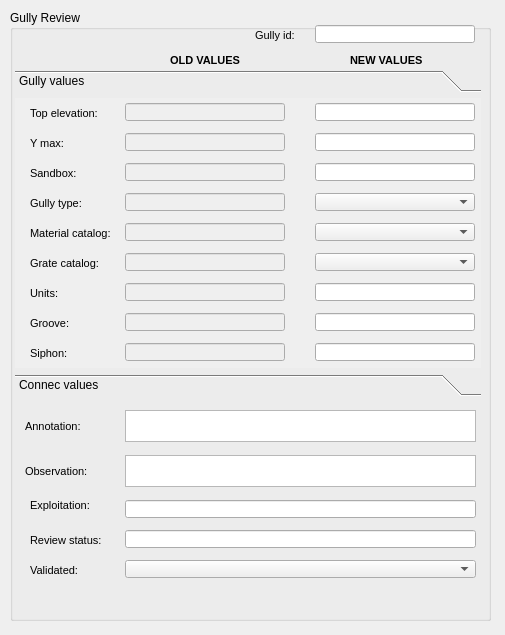
<?xml version="1.0" encoding="UTF-8"?>
<ui version="4.0">
 <class>review_audit_connec</class>
 <widget class="QDialog" name="review_audit_connec">
  <property name="geometry">
   <rect>
    <x>0</x>
    <y>0</y>
    <width>505</width>
    <height>635</height>
   </rect>
  </property>
  <property name="windowTitle">
   <string>Review audit gully</string>
  </property>
  <widget class="QGroupBox" name="groupBox">
   <property name="geometry">
    <rect>
     <x>10</x>
     <y>10</y>
     <width>481</width>
     <height>611</height>
    </rect>
   </property>
   <property name="title">
    <string>Gully Review</string>
   </property>
   <widget class="QLineEdit" name="gully_id">
    <property name="enabled">
     <bool>true</bool>
    </property>
    <property name="geometry">
     <rect>
      <x>305</x>
      <y>15</y>
      <width>160</width>
      <height>18</height>
     </rect>
    </property>
    <property name="font">
     <font>
      <family>Arial</family>
      <italic>false</italic>
     </font>
    </property>
    <property name="text">
     <string/>
    </property>
    <property name="maxLength">
     <number>500</number>
    </property>
    <property name="echoMode">
     <enum>QLineEdit::Normal</enum>
    </property>
   </widget>
   <widget class="QLabel" name="id_label">
    <property name="geometry">
     <rect>
      <x>245</x>
      <y>15</y>
      <width>61</width>
      <height>21</height>
     </rect>
    </property>
    <property name="font">
     <font>
      <family>Arial</family>
      <pointsize>8</pointsize>
      <weight>50</weight>
      <bold>false</bold>
     </font>
    </property>
    <property name="text">
     <string>Gully id:</string>
    </property>
   </widget>
   <widget class="QLabel" name="old_values">
    <property name="geometry">
     <rect>
      <x>160</x>
      <y>40</y>
      <width>91</width>
      <height>21</height>
     </rect>
    </property>
    <property name="font">
     <font>
      <family>Arial</family>
      <pointsize>8</pointsize>
      <weight>75</weight>
      <bold>true</bold>
     </font>
    </property>
    <property name="text">
     <string>OLD VALUES</string>
    </property>
   </widget>
   <widget class="QLabel" name="new_values">
    <property name="geometry">
     <rect>
      <x>340</x>
      <y>40</y>
      <width>91</width>
      <height>21</height>
     </rect>
    </property>
    <property name="font">
     <font>
      <family>Arial</family>
      <pointsize>8</pointsize>
      <weight>75</weight>
      <bold>true</bold>
     </font>
    </property>
    <property name="text">
     <string>NEW VALUES</string>
    </property>
   </widget>
   <widget class="QLabel" name="label_annotation">
    <property name="geometry">
     <rect>
      <x>15</x>
      <y>405</y>
      <width>91</width>
      <height>22</height>
     </rect>
    </property>
    <property name="font">
     <font>
      <pointsize>8</pointsize>
     </font>
    </property>
    <property name="frameShape">
     <enum>QFrame::NoFrame</enum>
    </property>
    <property name="frameShadow">
     <enum>QFrame::Plain</enum>
    </property>
    <property name="text">
     <string>Annotation:</string>
    </property>
    <property name="textFormat">
     <enum>Qt::AutoText</enum>
    </property>
    <property name="scaledContents">
     <bool>false</bool>
    </property>
    <property name="alignment">
     <set>Qt::AlignLeading|Qt::AlignLeft|Qt::AlignVCenter</set>
    </property>
    <property name="margin">
     <number>3</number>
    </property>
   </widget>
   <widget class="QTextEdit" name="annotation">
    <property name="geometry">
     <rect>
      <x>115</x>
      <y>400</y>
      <width>351</width>
      <height>32</height>
     </rect>
    </property>
    <property name="frameShape">
     <enum>QFrame::StyledPanel</enum>
    </property>
    <property name="frameShadow">
     <enum>QFrame::Raised</enum>
    </property>
   </widget>
   <widget class="QLabel" name="label_observ">
    <property name="geometry">
     <rect>
      <x>15</x>
      <y>450</y>
      <width>90</width>
      <height>22</height>
     </rect>
    </property>
    <property name="font">
     <font>
      <pointsize>8</pointsize>
     </font>
    </property>
    <property name="frameShape">
     <enum>QFrame::NoFrame</enum>
    </property>
    <property name="frameShadow">
     <enum>QFrame::Plain</enum>
    </property>
    <property name="text">
     <string>Observation:</string>
    </property>
    <property name="textFormat">
     <enum>Qt::AutoText</enum>
    </property>
    <property name="scaledContents">
     <bool>false</bool>
    </property>
    <property name="alignment">
     <set>Qt::AlignLeading|Qt::AlignLeft|Qt::AlignVCenter</set>
    </property>
    <property name="margin">
     <number>3</number>
    </property>
   </widget>
   <widget class="QTextEdit" name="observ">
    <property name="geometry">
     <rect>
      <x>115</x>
      <y>445</y>
      <width>351</width>
      <height>32</height>
     </rect>
    </property>
   </widget>
   <widget class="QLabel" name="label_exploitation">
    <property name="geometry">
     <rect>
      <x>20</x>
      <y>485</y>
      <width>71</width>
      <height>21</height>
     </rect>
    </property>
    <property name="font">
     <font>
      <family>Arial</family>
      <pointsize>8</pointsize>
      <weight>50</weight>
      <bold>false</bold>
     </font>
    </property>
    <property name="text">
     <string>Exploitation: </string>
    </property>
   </widget>
   <widget class="QToolBox" name="toolBox">
    <property name="geometry">
     <rect>
      <x>5</x>
      <y>60</y>
      <width>466</width>
      <height>326</height>
     </rect>
    </property>
    <property name="currentIndex">
     <number>0</number>
    </property>
    <widget class="QWidget" name="page">
     <property name="geometry">
      <rect>
       <x>0</x>
       <y>0</y>
       <width>466</width>
       <height>272</height>
      </rect>
     </property>
     <attribute name="label">
      <string>Gully values</string>
     </attribute>
     <widget class="QLineEdit" name="new_sandbox">
      <property name="geometry">
       <rect>
        <x>300</x>
        <y>65</y>
        <width>160</width>
        <height>18</height>
       </rect>
      </property>
      <property name="styleSheet">
       <string notr="true"/>
      </property>
     </widget>
     <widget class="QLineEdit" name="old_groove">
      <property name="enabled">
       <bool>false</bool>
      </property>
      <property name="geometry">
       <rect>
        <x>110</x>
        <y>215</y>
        <width>160</width>
        <height>18</height>
       </rect>
      </property>
      <property name="styleSheet">
       <string notr="true"/>
      </property>
     </widget>
     <widget class="QLabel" name="label_ymax">
      <property name="geometry">
       <rect>
        <x>15</x>
        <y>35</y>
        <width>81</width>
        <height>21</height>
       </rect>
      </property>
      <property name="font">
       <font>
        <family>Arial</family>
        <pointsize>8</pointsize>
        <weight>50</weight>
        <bold>false</bold>
       </font>
      </property>
      <property name="text">
       <string>Y max:</string>
      </property>
     </widget>
     <widget class="QLineEdit" name="old_ymax">
      <property name="enabled">
       <bool>false</bool>
      </property>
      <property name="geometry">
       <rect>
        <x>110</x>
        <y>35</y>
        <width>160</width>
        <height>18</height>
       </rect>
      </property>
      <property name="styleSheet">
       <string notr="true"/>
      </property>
     </widget>
     <widget class="QLineEdit" name="old_units">
      <property name="enabled">
       <bool>false</bool>
      </property>
      <property name="geometry">
       <rect>
        <x>110</x>
        <y>185</y>
        <width>160</width>
        <height>18</height>
       </rect>
      </property>
      <property name="styleSheet">
       <string notr="true"/>
      </property>
     </widget>
     <widget class="QLabel" name="label_groove">
      <property name="geometry">
       <rect>
        <x>15</x>
        <y>215</y>
        <width>91</width>
        <height>21</height>
       </rect>
      </property>
      <property name="font">
       <font>
        <family>Arial</family>
        <pointsize>8</pointsize>
        <weight>50</weight>
        <bold>false</bold>
       </font>
      </property>
      <property name="text">
       <string>Groove:</string>
      </property>
     </widget>
     <widget class="QLineEdit" name="old_top_elev">
      <property name="enabled">
       <bool>false</bool>
      </property>
      <property name="geometry">
       <rect>
        <x>110</x>
        <y>5</y>
        <width>160</width>
        <height>18</height>
       </rect>
      </property>
      <property name="styleSheet">
       <string notr="true"/>
      </property>
     </widget>
     <widget class="QComboBox" name="new_matcat_id">
      <property name="geometry">
       <rect>
        <x>300</x>
        <y>125</y>
        <width>160</width>
        <height>18</height>
       </rect>
      </property>
      <property name="frame">
       <bool>true</bool>
      </property>
     </widget>
     <widget class="QLineEdit" name="new_groove">
      <property name="geometry">
       <rect>
        <x>300</x>
        <y>215</y>
        <width>160</width>
        <height>18</height>
       </rect>
      </property>
      <property name="styleSheet">
       <string notr="true"/>
      </property>
     </widget>
     <widget class="QLabel" name="label_gully_type">
      <property name="geometry">
       <rect>
        <x>15</x>
        <y>95</y>
        <width>91</width>
        <height>21</height>
       </rect>
      </property>
      <property name="font">
       <font>
        <family>Arial</family>
        <pointsize>8</pointsize>
        <weight>50</weight>
        <bold>false</bold>
       </font>
      </property>
      <property name="text">
       <string>Gully type:</string>
      </property>
     </widget>
     <widget class="QLabel" name="label_units">
      <property name="geometry">
       <rect>
        <x>15</x>
        <y>185</y>
        <width>91</width>
        <height>21</height>
       </rect>
      </property>
      <property name="font">
       <font>
        <family>Arial</family>
        <pointsize>8</pointsize>
        <weight>50</weight>
        <bold>false</bold>
       </font>
      </property>
      <property name="text">
       <string>Units:</string>
      </property>
     </widget>
     <widget class="QLineEdit" name="new_units">
      <property name="geometry">
       <rect>
        <x>300</x>
        <y>185</y>
        <width>160</width>
        <height>18</height>
       </rect>
      </property>
      <property name="styleSheet">
       <string notr="true"/>
      </property>
     </widget>
     <widget class="QLabel" name="label_sandbox">
      <property name="geometry">
       <rect>
        <x>15</x>
        <y>65</y>
        <width>91</width>
        <height>21</height>
       </rect>
      </property>
      <property name="font">
       <font>
        <family>Arial</family>
        <pointsize>8</pointsize>
        <weight>50</weight>
        <bold>false</bold>
       </font>
      </property>
      <property name="text">
       <string>Sandbox:</string>
      </property>
     </widget>
     <widget class="QLineEdit" name="old_sandbox">
      <property name="enabled">
       <bool>false</bool>
      </property>
      <property name="geometry">
       <rect>
        <x>110</x>
        <y>65</y>
        <width>160</width>
        <height>18</height>
       </rect>
      </property>
      <property name="styleSheet">
       <string notr="true"/>
      </property>
     </widget>
     <widget class="QLabel" name="label_siphon">
      <property name="geometry">
       <rect>
        <x>15</x>
        <y>245</y>
        <width>91</width>
        <height>21</height>
       </rect>
      </property>
      <property name="font">
       <font>
        <family>Arial</family>
        <pointsize>8</pointsize>
        <weight>50</weight>
        <bold>false</bold>
       </font>
      </property>
      <property name="text">
       <string>Siphon:</string>
      </property>
     </widget>
     <widget class="QLineEdit" name="new_siphon">
      <property name="geometry">
       <rect>
        <x>300</x>
        <y>245</y>
        <width>160</width>
        <height>18</height>
       </rect>
      </property>
      <property name="styleSheet">
       <string notr="true"/>
      </property>
      <property name="text">
       <string/>
      </property>
     </widget>
     <widget class="QLabel" name="label_gratecat_id">
      <property name="geometry">
       <rect>
        <x>15</x>
        <y>155</y>
        <width>91</width>
        <height>21</height>
       </rect>
      </property>
      <property name="font">
       <font>
        <family>Arial</family>
        <pointsize>8</pointsize>
        <weight>50</weight>
        <bold>false</bold>
       </font>
      </property>
      <property name="text">
       <string>Grate catalog:</string>
      </property>
     </widget>
     <widget class="QLabel" name="label_top_elev">
      <property name="geometry">
       <rect>
        <x>15</x>
        <y>5</y>
        <width>91</width>
        <height>21</height>
       </rect>
      </property>
      <property name="font">
       <font>
        <family>Arial</family>
        <pointsize>8</pointsize>
        <weight>50</weight>
        <bold>false</bold>
       </font>
      </property>
      <property name="text">
       <string>Top elevation:</string>
      </property>
     </widget>
     <widget class="QComboBox" name="new_gratecat_id">
      <property name="geometry">
       <rect>
        <x>300</x>
        <y>155</y>
        <width>160</width>
        <height>18</height>
       </rect>
      </property>
      <property name="frame">
       <bool>true</bool>
      </property>
     </widget>
     <widget class="QLabel" name="label_material_catalog">
      <property name="geometry">
       <rect>
        <x>15</x>
        <y>125</y>
        <width>91</width>
        <height>21</height>
       </rect>
      </property>
      <property name="font">
       <font>
        <family>Arial</family>
        <pointsize>8</pointsize>
        <weight>50</weight>
        <bold>false</bold>
       </font>
      </property>
      <property name="text">
       <string>Material catalog:</string>
      </property>
     </widget>
     <widget class="QComboBox" name="new_gully_type">
      <property name="geometry">
       <rect>
        <x>300</x>
        <y>95</y>
        <width>160</width>
        <height>18</height>
       </rect>
      </property>
      <property name="frame">
       <bool>true</bool>
      </property>
     </widget>
     <widget class="QLineEdit" name="new_ymax">
      <property name="geometry">
       <rect>
        <x>300</x>
        <y>35</y>
        <width>160</width>
        <height>18</height>
       </rect>
      </property>
      <property name="styleSheet">
       <string notr="true"/>
      </property>
     </widget>
     <widget class="QLineEdit" name="old_siphon">
      <property name="enabled">
       <bool>false</bool>
      </property>
      <property name="geometry">
       <rect>
        <x>110</x>
        <y>245</y>
        <width>160</width>
        <height>18</height>
       </rect>
      </property>
      <property name="styleSheet">
       <string notr="true"/>
      </property>
      <property name="text">
       <string/>
      </property>
     </widget>
     <widget class="QLineEdit" name="new_top_elev">
      <property name="geometry">
       <rect>
        <x>300</x>
        <y>5</y>
        <width>160</width>
        <height>18</height>
       </rect>
      </property>
      <property name="styleSheet">
       <string notr="true"/>
      </property>
     </widget>
     <widget class="QLineEdit" name="old_gully_type">
      <property name="enabled">
       <bool>false</bool>
      </property>
      <property name="geometry">
       <rect>
        <x>110</x>
        <y>95</y>
        <width>160</width>
        <height>18</height>
       </rect>
      </property>
      <property name="styleSheet">
       <string notr="true"/>
      </property>
     </widget>
     <widget class="QLineEdit" name="old_matcat_id">
      <property name="enabled">
       <bool>false</bool>
      </property>
      <property name="geometry">
       <rect>
        <x>110</x>
        <y>125</y>
        <width>160</width>
        <height>18</height>
       </rect>
      </property>
      <property name="styleSheet">
       <string notr="true"/>
      </property>
     </widget>
     <widget class="QLineEdit" name="old_gratecat_id">
      <property name="enabled">
       <bool>false</bool>
      </property>
      <property name="geometry">
       <rect>
        <x>110</x>
        <y>155</y>
        <width>160</width>
        <height>18</height>
       </rect>
      </property>
      <property name="styleSheet">
       <string notr="true"/>
      </property>
     </widget>
    </widget>
    <widget class="QWidget" name="page_2">
     <property name="geometry">
      <rect>
       <x>0</x>
       <y>0</y>
       <width>100</width>
       <height>30</height>
      </rect>
     </property>
     <attribute name="label">
      <string>Connec values</string>
     </attribute>
     <widget class="QLabel" name="label_connec_geom2">
      <property name="geometry">
       <rect>
        <x>15</x>
        <y>100</y>
        <width>91</width>
        <height>21</height>
       </rect>
      </property>
      <property name="font">
       <font>
        <family>Arial</family>
        <pointsize>8</pointsize>
        <weight>50</weight>
        <bold>false</bold>
       </font>
      </property>
      <property name="text">
       <string>Geom2:</string>
      </property>
     </widget>
     <widget class="QLineEdit" name="new_feature_id">
      <property name="geometry">
       <rect>
        <x>300</x>
        <y>190</y>
        <width>160</width>
        <height>18</height>
       </rect>
      </property>
      <property name="styleSheet">
       <string notr="true"/>
      </property>
      <property name="text">
       <string/>
      </property>
     </widget>
     <widget class="QLineEdit" name="old_connec_geom1">
      <property name="enabled">
       <bool>false</bool>
      </property>
      <property name="geometry">
       <rect>
        <x>110</x>
        <y>70</y>
        <width>160</width>
        <height>18</height>
       </rect>
      </property>
      <property name="styleSheet">
       <string notr="true"/>
      </property>
      <property name="text">
       <string/>
      </property>
     </widget>
     <widget class="QLineEdit" name="new_connec_geom1">
      <property name="geometry">
       <rect>
        <x>300</x>
        <y>70</y>
        <width>160</width>
        <height>18</height>
       </rect>
      </property>
      <property name="styleSheet">
       <string notr="true"/>
      </property>
      <property name="text">
       <string/>
      </property>
     </widget>
     <widget class="QLineEdit" name="old_feature_id">
      <property name="enabled">
       <bool>false</bool>
      </property>
      <property name="geometry">
       <rect>
        <x>110</x>
        <y>190</y>
        <width>160</width>
        <height>18</height>
       </rect>
      </property>
      <property name="styleSheet">
       <string notr="true"/>
      </property>
      <property name="text">
       <string/>
      </property>
     </widget>
     <widget class="QComboBox" name="new_connec_matcat_id">
      <property name="geometry">
       <rect>
        <x>300</x>
        <y>10</y>
        <width>160</width>
        <height>18</height>
       </rect>
      </property>
      <property name="frame">
       <bool>true</bool>
      </property>
     </widget>
     <widget class="QLineEdit" name="new_connec_geom2">
      <property name="geometry">
       <rect>
        <x>300</x>
        <y>100</y>
        <width>160</width>
        <height>18</height>
       </rect>
      </property>
      <property name="styleSheet">
       <string notr="true"/>
      </property>
      <property name="text">
       <string/>
      </property>
     </widget>
     <widget class="QLabel" name="label_connec_material">
      <property name="geometry">
       <rect>
        <x>15</x>
        <y>10</y>
        <width>91</width>
        <height>21</height>
       </rect>
      </property>
      <property name="font">
       <font>
        <family>Arial</family>
        <pointsize>8</pointsize>
        <weight>50</weight>
        <bold>false</bold>
       </font>
      </property>
      <property name="text">
       <string>Connec material:</string>
      </property>
     </widget>
     <widget class="QLabel" name="label_featurecat_id">
      <property name="geometry">
       <rect>
        <x>15</x>
        <y>160</y>
        <width>91</width>
        <height>21</height>
       </rect>
      </property>
      <property name="font">
       <font>
        <family>Arial</family>
        <pointsize>8</pointsize>
        <weight>50</weight>
        <bold>false</bold>
       </font>
      </property>
      <property name="text">
       <string>Feature catalog:</string>
      </property>
     </widget>
     <widget class="QLabel" name="label_arccat_id">
      <property name="geometry">
       <rect>
        <x>15</x>
        <y>130</y>
        <width>91</width>
        <height>21</height>
       </rect>
      </property>
      <property name="font">
       <font>
        <family>Arial</family>
        <pointsize>8</pointsize>
        <weight>50</weight>
        <bold>false</bold>
       </font>
      </property>
      <property name="text">
       <string>Arc catalog id:</string>
      </property>
     </widget>
     <widget class="QLineEdit" name="old_connec_geom2">
      <property name="enabled">
       <bool>false</bool>
      </property>
      <property name="geometry">
       <rect>
        <x>110</x>
        <y>100</y>
        <width>160</width>
        <height>18</height>
       </rect>
      </property>
      <property name="styleSheet">
       <string notr="true"/>
      </property>
      <property name="text">
       <string/>
      </property>
     </widget>
     <widget class="QLabel" name="label_feature_id">
      <property name="geometry">
       <rect>
        <x>15</x>
        <y>190</y>
        <width>91</width>
        <height>21</height>
       </rect>
      </property>
      <property name="font">
       <font>
        <family>Arial</family>
        <pointsize>8</pointsize>
        <weight>50</weight>
        <bold>false</bold>
       </font>
      </property>
      <property name="text">
       <string>Feature id:</string>
      </property>
     </widget>
     <widget class="QLabel" name="label_connec_shape">
      <property name="geometry">
       <rect>
        <x>15</x>
        <y>40</y>
        <width>91</width>
        <height>21</height>
       </rect>
      </property>
      <property name="font">
       <font>
        <family>Arial</family>
        <pointsize>8</pointsize>
        <weight>50</weight>
        <bold>false</bold>
       </font>
      </property>
      <property name="text">
       <string>Connec shape:</string>
      </property>
     </widget>
     <widget class="QLabel" name="label_connec_geom1">
      <property name="geometry">
       <rect>
        <x>15</x>
        <y>70</y>
        <width>91</width>
        <height>21</height>
       </rect>
      </property>
      <property name="font">
       <font>
        <family>Arial</family>
        <pointsize>8</pointsize>
        <weight>50</weight>
        <bold>false</bold>
       </font>
      </property>
      <property name="text">
       <string>Geom1:</string>
      </property>
     </widget>
     <widget class="QComboBox" name="new_connec_shape">
      <property name="geometry">
       <rect>
        <x>300</x>
        <y>40</y>
        <width>160</width>
        <height>18</height>
       </rect>
      </property>
      <property name="frame">
       <bool>true</bool>
      </property>
     </widget>
     <widget class="QLineEdit" name="old_featurecat_id">
      <property name="enabled">
       <bool>false</bool>
      </property>
      <property name="geometry">
       <rect>
        <x>110</x>
        <y>160</y>
        <width>160</width>
        <height>18</height>
       </rect>
      </property>
      <property name="styleSheet">
       <string notr="true"/>
      </property>
      <property name="text">
       <string/>
      </property>
     </widget>
     <widget class="QLineEdit" name="old_connec_arccat_id">
      <property name="enabled">
       <bool>false</bool>
      </property>
      <property name="geometry">
       <rect>
        <x>110</x>
        <y>130</y>
        <width>160</width>
        <height>18</height>
       </rect>
      </property>
      <property name="styleSheet">
       <string notr="true"/>
      </property>
     </widget>
     <widget class="QLineEdit" name="old_connec_shape">
      <property name="enabled">
       <bool>false</bool>
      </property>
      <property name="geometry">
       <rect>
        <x>110</x>
        <y>40</y>
        <width>160</width>
        <height>18</height>
       </rect>
      </property>
      <property name="styleSheet">
       <string notr="true"/>
      </property>
     </widget>
     <widget class="QLineEdit" name="old_connec_matcat_id">
      <property name="enabled">
       <bool>false</bool>
      </property>
      <property name="geometry">
       <rect>
        <x>110</x>
        <y>10</y>
        <width>160</width>
        <height>18</height>
       </rect>
      </property>
      <property name="styleSheet">
       <string notr="true"/>
      </property>
     </widget>
     <widget class="QComboBox" name="new_connec_arccat_id">
      <property name="geometry">
       <rect>
        <x>300</x>
        <y>130</y>
        <width>160</width>
        <height>18</height>
       </rect>
      </property>
      <property name="frame">
       <bool>true</bool>
      </property>
     </widget>
    </widget>
   </widget>
  </widget>
  <widget class="QLineEdit" name="expl_id">
   <property name="geometry">
    <rect>
     <x>125</x>
     <y>500</y>
     <width>351</width>
     <height>18</height>
    </rect>
   </property>
   <property name="styleSheet">
    <string notr="true"/>
   </property>
  </widget>
  <widget class="QLineEdit" name="review_status_id">
   <property name="geometry">
    <rect>
     <x>125</x>
     <y>530</y>
     <width>351</width>
     <height>18</height>
    </rect>
   </property>
   <property name="styleSheet">
    <string notr="true"/>
   </property>
  </widget>
  <widget class="QLabel" name="label_review_status">
   <property name="geometry">
    <rect>
     <x>30</x>
     <y>530</y>
     <width>86</width>
     <height>21</height>
    </rect>
   </property>
   <property name="font">
    <font>
     <family>Arial</family>
     <pointsize>8</pointsize>
     <weight>50</weight>
     <bold>false</bold>
    </font>
   </property>
   <property name="text">
    <string>Review status:</string>
   </property>
  </widget>
  <widget class="QComboBox" name="is_validated">
   <property name="geometry">
    <rect>
     <x>125</x>
     <y>560</y>
     <width>351</width>
     <height>18</height>
    </rect>
   </property>
   <property name="frame">
    <bool>true</bool>
   </property>
  </widget>
  <widget class="QLabel" name="label_review_status_2">
   <property name="geometry">
    <rect>
     <x>30</x>
     <y>560</y>
     <width>51</width>
     <height>21</height>
    </rect>
   </property>
   <property name="font">
    <font>
     <family>Arial</family>
     <pointsize>8</pointsize>
     <weight>50</weight>
     <bold>false</bold>
    </font>
   </property>
   <property name="text">
    <string>Validated:</string>
   </property>
  </widget>
 </widget>
 <tabstops>
  <tabstop>gully_id</tabstop>
  <tabstop>old_top_elev</tabstop>
  <tabstop>new_top_elev</tabstop>
  <tabstop>old_ymax</tabstop>
  <tabstop>new_ymax</tabstop>
  <tabstop>old_sandbox</tabstop>
  <tabstop>new_sandbox</tabstop>
  <tabstop>old_gully_type</tabstop>
  <tabstop>new_gully_type</tabstop>
  <tabstop>old_matcat_id</tabstop>
  <tabstop>new_matcat_id</tabstop>
  <tabstop>old_gratecat_id</tabstop>
  <tabstop>new_gratecat_id</tabstop>
  <tabstop>old_units</tabstop>
  <tabstop>new_units</tabstop>
  <tabstop>old_groove</tabstop>
  <tabstop>new_groove</tabstop>
  <tabstop>old_siphon</tabstop>
  <tabstop>new_siphon</tabstop>
  <tabstop>annotation</tabstop>
  <tabstop>observ</tabstop>
  <tabstop>expl_id</tabstop>
  <tabstop>review_status_id</tabstop>
  <tabstop>is_validated</tabstop>
  <tabstop>new_feature_id</tabstop>
  <tabstop>old_connec_geom1</tabstop>
  <tabstop>new_connec_geom1</tabstop>
  <tabstop>old_feature_id</tabstop>
  <tabstop>new_connec_matcat_id</tabstop>
  <tabstop>new_connec_geom2</tabstop>
  <tabstop>old_connec_geom2</tabstop>
  <tabstop>new_connec_shape</tabstop>
  <tabstop>old_featurecat_id</tabstop>
  <tabstop>old_connec_arccat_id</tabstop>
  <tabstop>old_connec_shape</tabstop>
  <tabstop>old_connec_matcat_id</tabstop>
  <tabstop>new_connec_arccat_id</tabstop>
 </tabstops>
 <resources/>
 <connections/>
</ui>
